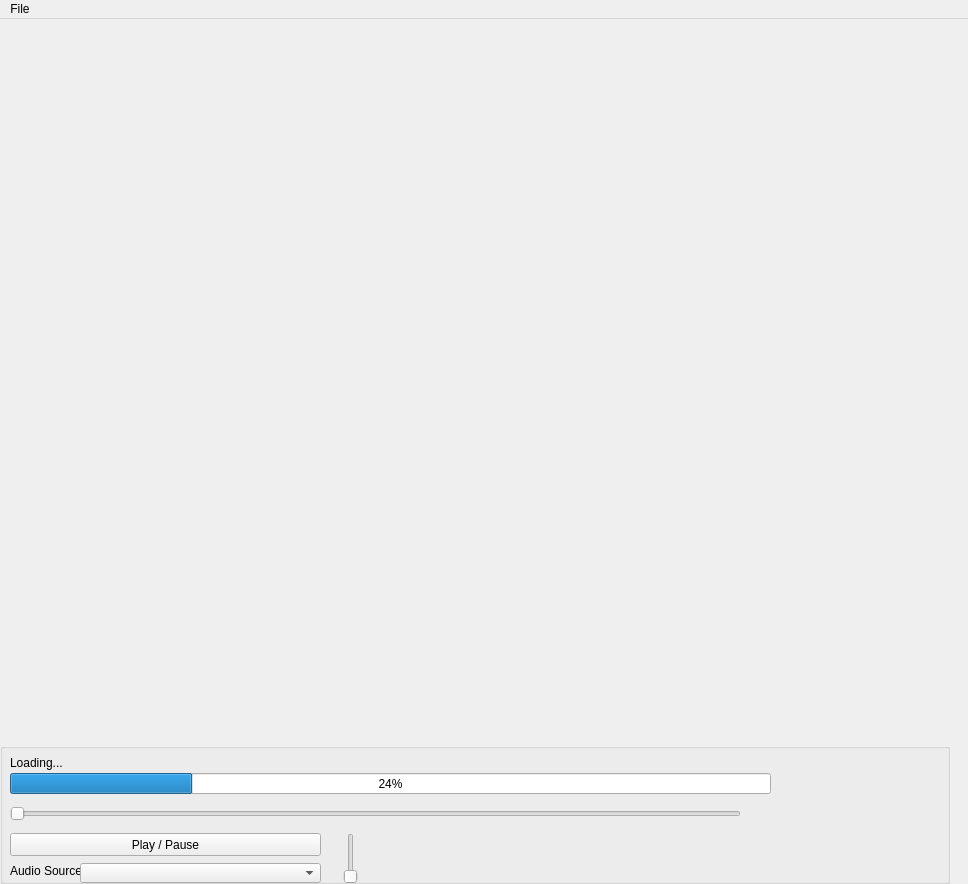
<?xml version="1.0" encoding="UTF-8"?>
<ui version="4.0">
 <class>MainWindow</class>
 <widget class="QMainWindow" name="MainWindow">
  <property name="geometry">
   <rect>
    <x>0</x>
    <y>0</y>
    <width>968</width>
    <height>884</height>
   </rect>
  </property>
  <property name="sizePolicy">
   <sizepolicy hsizetype="Expanding" vsizetype="Expanding">
    <horstretch>0</horstretch>
    <verstretch>0</verstretch>
   </sizepolicy>
  </property>
  <property name="windowTitle">
   <string>CH10 Video Player</string>
  </property>
  <widget class="QWidget" name="centralwidget">
   <property name="sizePolicy">
    <sizepolicy hsizetype="Expanding" vsizetype="Expanding">
     <horstretch>0</horstretch>
     <verstretch>0</verstretch>
    </sizepolicy>
   </property>
   <layout class="QVBoxLayout" name="verticalLayout">
    <property name="leftMargin">
     <number>0</number>
    </property>
    <property name="topMargin">
     <number>0</number>
    </property>
    <property name="rightMargin">
     <number>0</number>
    </property>
    <property name="bottomMargin">
     <number>0</number>
    </property>
    <item>
     <widget class="QWidget" name="widget" native="true">
      <layout class="QGridLayout" name="gridLayout_2">
       <property name="leftMargin">
        <number>0</number>
       </property>
       <property name="topMargin">
        <number>0</number>
       </property>
       <property name="rightMargin">
        <number>0</number>
       </property>
       <property name="bottomMargin">
        <number>0</number>
       </property>
       <item row="0" column="0">
        <layout class="QGridLayout" name="grid"/>
       </item>
      </layout>
     </widget>
    </item>
    <item>
     <widget class="QGroupBox" name="playback">
      <property name="sizePolicy">
       <sizepolicy hsizetype="Fixed" vsizetype="Fixed">
        <horstretch>0</horstretch>
        <verstretch>0</verstretch>
       </sizepolicy>
      </property>
      <property name="minimumSize">
       <size>
        <width>950</width>
        <height>141</height>
       </size>
      </property>
      <property name="title">
       <string/>
      </property>
      <widget class="QLabel" name="load_label_7">
       <property name="geometry">
        <rect>
         <x>10</x>
         <y>120</y>
         <width>71</width>
         <height>16</height>
        </rect>
       </property>
       <property name="text">
        <string>Audio Source:</string>
       </property>
      </widget>
      <widget class="QProgressBar" name="load_meter">
       <property name="geometry">
        <rect>
         <x>10</x>
         <y>30</y>
         <width>761</width>
         <height>21</height>
        </rect>
       </property>
       <property name="value">
        <number>24</number>
       </property>
      </widget>
      <widget class="QComboBox" name="audio">
       <property name="geometry">
        <rect>
         <x>80</x>
         <y>120</y>
         <width>241</width>
         <height>20</height>
        </rect>
       </property>
      </widget>
      <widget class="QLabel" name="load_label">
       <property name="geometry">
        <rect>
         <x>10</x>
         <y>10</y>
         <width>371</width>
         <height>20</height>
        </rect>
       </property>
       <property name="text">
        <string>Loading...</string>
       </property>
      </widget>
      <widget class="QSlider" name="slider">
       <property name="geometry">
        <rect>
         <x>10</x>
         <y>60</y>
         <width>731</width>
         <height>22</height>
        </rect>
       </property>
       <property name="orientation">
        <enum>Qt::Horizontal</enum>
       </property>
      </widget>
      <widget class="QPushButton" name="play_btn">
       <property name="geometry">
        <rect>
         <x>10</x>
         <y>90</y>
         <width>311</width>
         <height>23</height>
        </rect>
       </property>
       <property name="text">
        <string>Play / Pause</string>
       </property>
      </widget>
      <widget class="QSlider" name="volume">
       <property name="geometry">
        <rect>
         <x>340</x>
         <y>90</y>
         <width>22</width>
         <height>51</height>
        </rect>
       </property>
       <property name="sizePolicy">
        <sizepolicy hsizetype="Fixed" vsizetype="Fixed">
         <horstretch>0</horstretch>
         <verstretch>0</verstretch>
        </sizepolicy>
       </property>
       <property name="orientation">
        <enum>Qt::Vertical</enum>
       </property>
      </widget>
     </widget>
    </item>
   </layout>
  </widget>
  <widget class="QMenuBar" name="menubar">
   <property name="geometry">
    <rect>
     <x>0</x>
     <y>0</y>
     <width>968</width>
     <height>21</height>
    </rect>
   </property>
   <widget class="QMenu" name="menuFile">
    <property name="title">
     <string>File</string>
    </property>
    <addaction name="open_file"/>
    <addaction name="separator"/>
    <addaction name="exit"/>
   </widget>
   <addaction name="menuFile"/>
  </widget>
  <action name="actionOpen">
   <property name="text">
    <string>Open</string>
   </property>
  </action>
  <action name="actionPlay_Pause">
   <property name="text">
    <string>Play / Pause</string>
   </property>
  </action>
  <action name="open_file">
   <property name="text">
    <string>Open</string>
   </property>
   <property name="shortcut">
    <string>Ctrl+O</string>
   </property>
  </action>
  <action name="exit">
   <property name="text">
    <string>Exit</string>
   </property>
  </action>
 </widget>
 <resources/>
 <connections/>
</ui>
